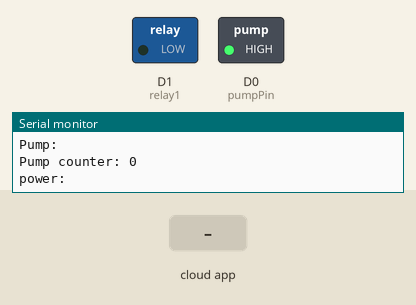
Simulated run of this sketch. Board: ESP8266 (NodeMCU). Parts: switched loads named in the sketch (green lamp = pin HIGH), the last lines printed to the serial monitor. The inputs (shaded band) are chosen by the test bench. WiFi joins after 1.5 s; servers stay silent unless stated; the Firebase database answers and starts empty.

Above: at 2.7 s.
2.8 s: the phone or cloud app sets power to 1
At 5.5 s:
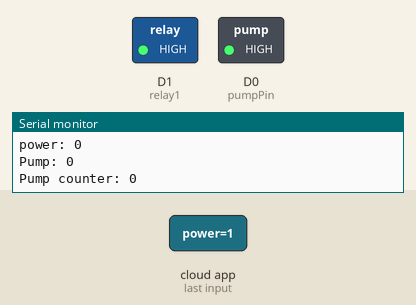
5.8 s: the phone or cloud app sets pump to 1
At 7.0 s:
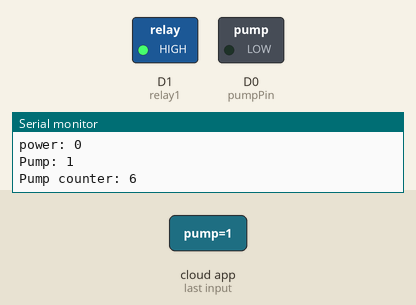
Timing chart, 0 to 8.8 s (numbered marks = the images above; inputs shaded):
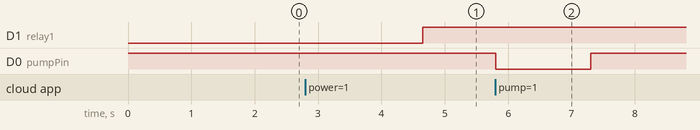

The sketch:

h.a.u.s.EmbeddedCode2.ino
```cpp
// ESP8266 library
#include <ESP8266WiFi.h>

// EEPROM library
#include <EEPROM.h>

//------------------Firebase----------------
#include <FirebaseArduino.h>
#define FIREBASE_HOST "***************************************"
#define FIREBASE_AUTH "***************************************"

//------------------WiFi-------------------
#define WIFI_SSID "***********************"
#define WIFI_PASSWORD "*******************"

//GPIO setup
//const int relay0= D0;
const int relay1= D1;


float vref = 3.3;
float resolution = vref/1023;


//-------------------pump------------------
const int pumpPin= D0;
int countPump=0;


void setup() {

  Serial.begin(9600);


  //-------------pump-----------------
  pinMode(pumpPin, OUTPUT); digitalWrite(pumpPin, HIGH);
  //--------------relays--------------
  //pinMode(relay0,OUTPUT);digitalWrite(relay0, HIGH);
  pinMode(relay1,OUTPUT);digitalWrite(relay1, LOW);

  //--------------lm35----------------
  //pinMode(lm35,INPUT);

  //----------wifi connection--------
  WiFi.begin(WIFI_SSID, WIFI_PASSWORD);
  Serial.print("connecting");
  while (WiFi.status() != WL_CONNECTED) {
    Serial.print(".");
    delay(500);
  }
  Serial.println();

  //----------Firebase-----------------
  Firebase.begin(FIREBASE_HOST, FIREBASE_AUTH);

}

void loop() {

  String powerStat = Firebase.getString("power");
  Serial.print("power: "); Serial.println(powerStat);

  if(powerStat=="1"){
    digitalWrite(relay1, LOW);
    delay(100);
    interruptSend();
    }
  else if(powerStat=="0"){
    digitalWrite(relay1, HIGH);
    }

  //------pump program------
  String pump = Firebase.getString("pump");
  Serial.print("Pump: "); Serial.println(pump);

  if(pump=="1"){
    digitalWrite(pumpPin, LOW);
    countPump++;
    pump=2;
    }

  if(countPump>0 && countPump<6){
    countPump++;
    }
  else if(countPump>=3){
    countPump=0;
    digitalWrite(pumpPin, HIGH);
    Firebase.setString("pump", "0");
    if(Firebase.failed()){
      Serial.print("setting /pump failed: ");
      Serial.println(Firebase.error());
    }
  }
  Serial.print("Pump counter: ");Serial.println(countPump);
  delay(200);
  //------end of pump program------


}

void interruptSend(){

    Firebase.setString("power", "0");
    if(Firebase.failed()){
      Serial.print("setting /power failed: ");
      Serial.println(Firebase.error());
    }

    Firebase.setString("ledStat0", "0");
    if(Firebase.failed()){
      Serial.print("setting /ledStat0 failed: ");
      Serial.println(Firebase.error());
    }
    Firebase.setString("ledStat1", "0");
    if(Firebase.failed()){
      Serial.print("setting /ledStat1 failed: ");
      Serial.println(Firebase.error());
    }
    Firebase.setString("ledStat2", "0");
    if(Firebase.failed()){
      Serial.print("setting /ledStat2 failed: ");
      Serial.println(Firebase.error());
    }
    Firebase.setString("ledStat3", "0");
    if(Firebase.failed()){
      Serial.print("setting /ledStat3 failed: ");
      Serial.println(Firebase.error());
    }
    Firebase.setString("pump", "0");
    if(Firebase.failed()){
      Serial.print("setting /pump failed: ");
      Serial.println(Firebase.error());
    }


  }
```

Measured:
- after the input at 2.8 s, D1 (relay1): LOW → HIGH after 1.9 s
- after the input at 5.8 s, D0 (pumpPin): HIGH → LOW at once, → HIGH 1.5 s later
